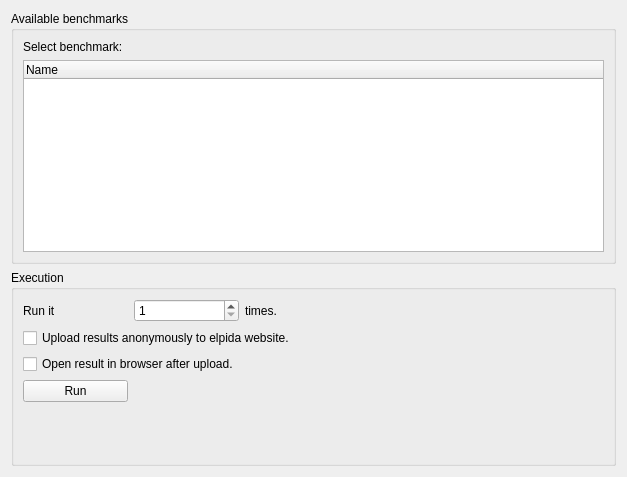
<?xml version="1.0" encoding="UTF-8"?>
<ui version="4.0">
 <class>Elpida::Application::BenchmarksView</class>
 <widget class="QWidget" name="BenchmarksView">
  <property name="geometry">
   <rect>
    <x>0</x>
    <y>0</y>
    <width>627</width>
    <height>477</height>
   </rect>
  </property>
  <property name="windowTitle">
   <string>Form</string>
  </property>
  <layout class="QGridLayout" name="glMain">
   <item row="0" column="0">
    <widget class="QGroupBox" name="gbAvailableBenchmarks">
     <property name="title">
      <string>Available benchmarks</string>
     </property>
     <layout class="QVBoxLayout" name="verticalLayout">
      <item>
       <widget class="QLabel" name="lblSelectBenchmark">
        <property name="text">
         <string>Select benchmark:</string>
        </property>
       </widget>
      </item>
      <item>
       <widget class="QTreeWidget" name="twBenchmarks">
        <column>
         <property name="text">
          <string notr="true">Name</string>
         </property>
        </column>
       </widget>
      </item>
     </layout>
    </widget>
   </item>
   <item row="1" column="0">
    <widget class="QGroupBox" name="gbExecution">
     <property name="title">
      <string>Execution</string>
     </property>
     <layout class="QGridLayout" name="gridLayout" columnstretch="0,0,1">
      <item row="2" column="0" colspan="2">
       <widget class="QCheckBox" name="chkOpenResult">
        <property name="text">
         <string>Open result in browser after upload.</string>
        </property>
       </widget>
      </item>
      <item row="0" column="2">
       <widget class="QLabel" name="lblTimes">
        <property name="text">
         <string>times.</string>
        </property>
       </widget>
      </item>
      <item row="0" column="1">
       <widget class="QSpinBox" name="spnTimes">
        <property name="minimum">
         <number>1</number>
        </property>
        <property name="maximum">
         <number>999</number>
        </property>
       </widget>
      </item>
      <item row="1" column="0" colspan="3">
       <widget class="QCheckBox" name="chkUpload">
        <property name="text">
         <string>Upload results anonymously to elpida website.</string>
        </property>
       </widget>
      </item>
      <item row="3" column="0">
       <widget class="QPushButton" name="pbRun">
        <property name="text">
         <string>Run</string>
        </property>
       </widget>
      </item>
      <item row="0" column="0">
       <widget class="QLabel" name="lblRun">
        <property name="text">
         <string>Run it </string>
        </property>
       </widget>
      </item>
      <item row="4" column="0" colspan="3">
       <spacer name="verticalSpacer">
        <property name="orientation">
         <enum>Qt::Vertical</enum>
        </property>
        <property name="sizeHint" stdset="0">
         <size>
          <width>20</width>
          <height>40</height>
         </size>
        </property>
       </spacer>
      </item>
     </layout>
    </widget>
   </item>
  </layout>
 </widget>
 <resources/>
 <connections/>
</ui>
